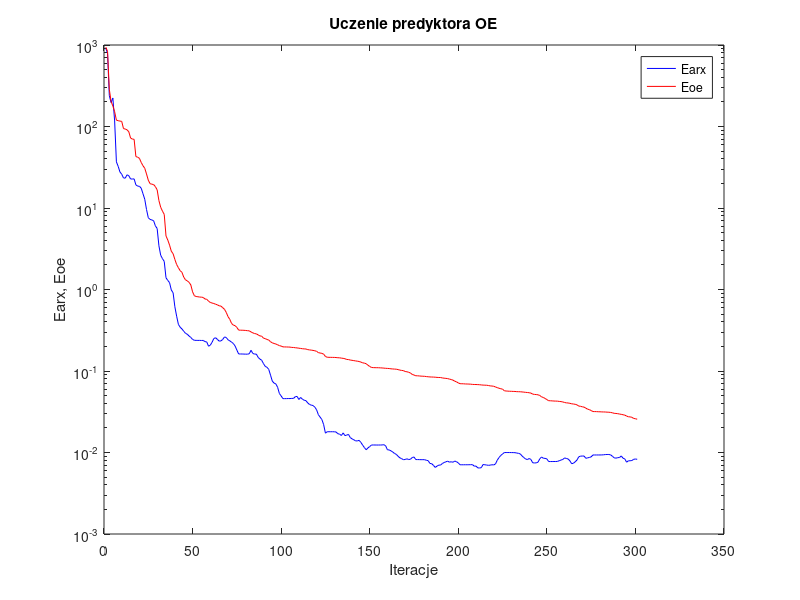
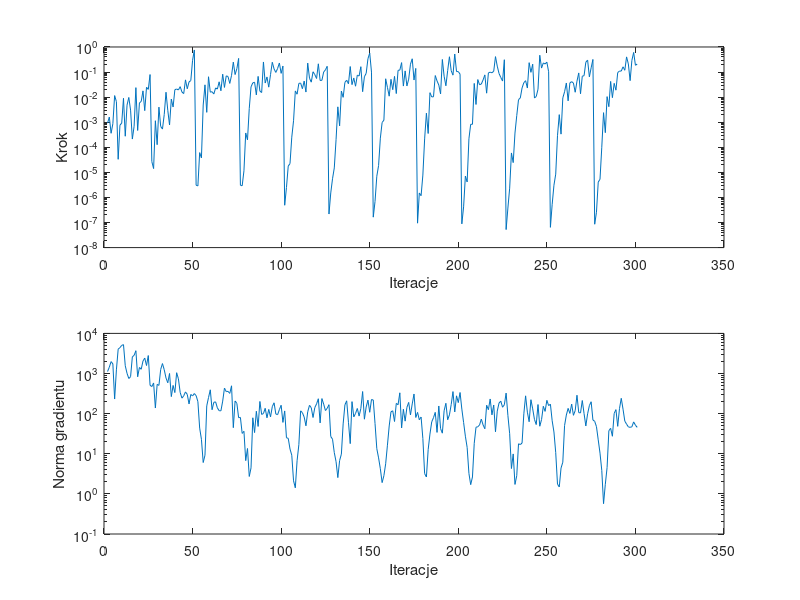

Write MATLAB code to recreate these figures, in order.
%uczenie predyktora oe
clear all;
n=0; farx(n+1)=9.129633e+002; foe(n+1)=9.392417e+002; wspucz(n+1)=0.000000e+000; ng(n+1)=0.000000e+000;
%odnowa zmiennej metryki
n=1; farx(n+1)=7.907984e+002; foe(n+1)=8.365696e+002; krok(n+1)=9.152390e-004; ng(n+1)=1.120942e+003;
n=2; farx(n+1)=2.386701e+002; foe(n+1)=2.856625e+002; krok(n+1)=1.612540e-003; ng(n+1)=1.438202e+003;
n=3; farx(n+1)=1.967987e+002; foe(n+1)=2.023692e+002; krok(n+1)=3.620082e-004; ng(n+1)=1.981396e+003;
n=4; farx(n+1)=2.237975e+002; foe(n+1)=1.786110e+002; krok(n+1)=8.713055e-004; ng(n+1)=1.739904e+003;
n=5; farx(n+1)=1.170350e+002; foe(n+1)=1.519295e+002; krok(n+1)=1.153579e-002; ng(n+1)=2.311972e+002;
n=6; farx(n+1)=3.682666e+001; foe(n+1)=1.195319e+002; krok(n+1)=6.607631e-003; ng(n+1)=1.235993e+003;
n=7; farx(n+1)=3.243489e+001; foe(n+1)=1.179406e+002; krok(n+1)=3.318147e-005; ng(n+1)=4.057969e+003;
n=8; farx(n+1)=2.767870e+001; foe(n+1)=1.164846e+002; krok(n+1)=7.648589e-004; ng(n+1)=4.418146e+003;
n=9; farx(n+1)=2.597445e+001; foe(n+1)=1.156216e+002; krok(n+1)=9.232346e-004; ng(n+1)=5.029872e+003;
n=10; farx(n+1)=2.338144e+001; foe(n+1)=9.427835e+001; krok(n+1)=9.010365e-003; ng(n+1)=5.245794e+003;
n=11; farx(n+1)=2.324469e+001; foe(n+1)=9.313307e+001; krok(n+1)=2.762358e-004; ng(n+1)=1.561504e+003;
n=12; farx(n+1)=2.555394e+001; foe(n+1)=9.107994e+001; krok(n+1)=4.806036e-003; ng(n+1)=1.010918e+003;
n=13; farx(n+1)=2.490945e+001; foe(n+1)=8.619552e+001; krok(n+1)=9.725768e-003; ng(n+1)=7.516197e+002;
n=14; farx(n+1)=2.271482e+001; foe(n+1)=7.221563e+001; krok(n+1)=3.035901e-003; ng(n+1)=8.344308e+002;
n=15; farx(n+1)=2.266593e+001; foe(n+1)=7.014615e+001; krok(n+1)=2.130969e-004; ng(n+1)=2.601044e+003;
n=16; farx(n+1)=2.276503e+001; foe(n+1)=6.961845e+001; krok(n+1)=6.935224e-004; ng(n+1)=2.842983e+003;
n=17; farx(n+1)=1.922096e+001; foe(n+1)=4.271833e+001; krok(n+1)=2.392360e-002; ng(n+1)=3.703291e+003;
n=18; farx(n+1)=1.855291e+001; foe(n+1)=4.205470e+001; krok(n+1)=4.689376e-004; ng(n+1)=8.292500e+002;
n=19; farx(n+1)=1.846933e+001; foe(n+1)=4.068586e+001; krok(n+1)=5.906887e-003; ng(n+1)=1.415291e+003;
n=20; farx(n+1)=1.751105e+001; foe(n+1)=3.623694e+001; krok(n+1)=6.728198e-003; ng(n+1)=1.275480e+003;
n=21; farx(n+1)=1.497916e+001; foe(n+1)=3.304315e+001; krok(n+1)=1.778972e-002; ng(n+1)=2.043085e+003;
n=22; farx(n+1)=1.281159e+001; foe(n+1)=3.075170e+001; krok(n+1)=2.896066e-003; ng(n+1)=2.420782e+003;
n=23; farx(n+1)=9.584447e+000; foe(n+1)=2.616581e+001; krok(n+1)=2.476948e-002; ng(n+1)=1.581678e+003;
n=24; farx(n+1)=7.600158e+000; foe(n+1)=2.195064e+001; krok(n+1)=2.038894e-002; ng(n+1)=2.805252e+003;
n=25; farx(n+1)=7.249654e+000; foe(n+1)=1.988906e+001; krok(n+1)=7.959957e-002; ng(n+1)=5.100798e+002;
%odnowa zmiennej metryki
n=26; farx(n+1)=7.131408e+000; foe(n+1)=1.959503e+001; krok(n+1)=2.697415e-005; ng(n+1)=4.722946e+002;
n=27; farx(n+1)=6.987253e+000; foe(n+1)=1.938309e+001; krok(n+1)=1.416371e-005; ng(n+1)=5.815191e+002;
n=28; farx(n+1)=6.042184e+000; foe(n+1)=1.829593e+001; krok(n+1)=1.146661e-003; ng(n+1)=1.380812e+002;
n=29; farx(n+1)=5.606716e+000; foe(n+1)=1.671848e+001; krok(n+1)=1.270135e-004; ng(n+1)=5.362040e+002;
n=30; farx(n+1)=3.437931e+000; foe(n+1)=1.232719e+001; krok(n+1)=3.996730e-003; ng(n+1)=5.061243e+002;
n=31; farx(n+1)=2.630114e+000; foe(n+1)=1.020905e+001; krok(n+1)=6.791933e-004; ng(n+1)=1.263779e+003;
n=32; farx(n+1)=2.392393e+000; foe(n+1)=9.152394e+000; krok(n+1)=5.324041e-004; ng(n+1)=1.770904e+003;
n=33; farx(n+1)=2.211977e+000; foe(n+1)=8.349155e+000; krok(n+1)=2.018307e-003; ng(n+1)=1.242283e+003;
n=34; farx(n+1)=1.391857e+000; foe(n+1)=4.537827e+000; krok(n+1)=1.569591e-002; ng(n+1)=7.735568e+002;
n=35; farx(n+1)=1.293189e+000; foe(n+1)=4.047155e+000; krok(n+1)=2.983603e-003; ng(n+1)=5.877296e+002;
n=36; farx(n+1)=1.214928e+000; foe(n+1)=3.507515e+000; krok(n+1)=7.741729e-004; ng(n+1)=1.003048e+003;
n=37; farx(n+1)=9.856012e-001; foe(n+1)=2.948260e+000; krok(n+1)=8.383236e-003; ng(n+1)=2.659272e+002;
n=38; farx(n+1)=9.129590e-001; foe(n+1)=2.751653e+000; krok(n+1)=4.049572e-003; ng(n+1)=5.049605e+002;
n=39; farx(n+1)=6.142384e-001; foe(n+1)=2.337646e+000; krok(n+1)=1.982937e-002; ng(n+1)=3.347918e+002;
n=40; farx(n+1)=4.707266e-001; foe(n+1)=2.025879e+000; krok(n+1)=2.107682e-002; ng(n+1)=1.047667e+003;
n=41; farx(n+1)=3.730531e-001; foe(n+1)=1.850035e+000; krok(n+1)=1.931884e-002; ng(n+1)=7.378673e+002;
n=42; farx(n+1)=3.441559e-001; foe(n+1)=1.700052e+000; krok(n+1)=2.617232e-002; ng(n+1)=3.385184e+002;
n=43; farx(n+1)=3.280742e-001; foe(n+1)=1.626379e+000; krok(n+1)=1.601914e-002; ng(n+1)=2.431635e+002;
n=44; farx(n+1)=3.077435e-001; foe(n+1)=1.420351e+000; krok(n+1)=1.382426e-002; ng(n+1)=2.788721e+002;
n=45; farx(n+1)=2.900346e-001; foe(n+1)=1.314358e+000; krok(n+1)=4.880471e-002; ng(n+1)=3.480230e+002;
n=46; farx(n+1)=2.825464e-001; foe(n+1)=1.276953e+000; krok(n+1)=2.156300e-002; ng(n+1)=3.018217e+002;
n=47; farx(n+1)=2.690664e-001; foe(n+1)=1.224997e+000; krok(n+1)=4.048730e-002; ng(n+1)=1.743759e+002;
n=48; farx(n+1)=2.581123e-001; foe(n+1)=1.139161e+000; krok(n+1)=4.568872e-002; ng(n+1)=3.005327e+002;
n=49; farx(n+1)=2.440906e-001; foe(n+1)=9.363399e-001; krok(n+1)=2.951161e-001; ng(n+1)=2.760760e+002;
n=50; farx(n+1)=2.381704e-001; foe(n+1)=8.396293e-001; krok(n+1)=7.610808e-001; ng(n+1)=3.166093e+002;
%odnowa zmiennej metryki
n=51; farx(n+1)=2.376068e-001; foe(n+1)=8.206428e-001; krok(n+1)=3.068738e-006; ng(n+1)=2.815702e+002;
n=52; farx(n+1)=2.373275e-001; foe(n+1)=8.150312e-001; krok(n+1)=2.880138e-006; ng(n+1)=1.989607e+002;
n=53; farx(n+1)=2.375128e-001; foe(n+1)=8.073487e-001; krok(n+1)=6.140895e-005; ng(n+1)=4.360963e+001;
n=54; farx(n+1)=2.369174e-001; foe(n+1)=8.060905e-001; krok(n+1)=3.773212e-005; ng(n+1)=2.290537e+001;
n=55; farx(n+1)=2.372926e-001; foe(n+1)=7.980661e-001; krok(n+1)=4.851992e-003; ng(n+1)=6.045995e+000;
n=56; farx(n+1)=2.293928e-001; foe(n+1)=7.648208e-001; krok(n+1)=3.094863e-002; ng(n+1)=9.200756e+000;
n=57; farx(n+1)=2.274157e-001; foe(n+1)=7.581903e-001; krok(n+1)=2.474886e-003; ng(n+1)=1.558746e+002;
n=58; farx(n+1)=2.014266e-001; foe(n+1)=7.194778e-001; krok(n+1)=6.503090e-002; ng(n+1)=2.519790e+002;
n=59; farx(n+1)=2.074754e-001; foe(n+1)=6.936871e-001; krok(n+1)=1.574999e-002; ng(n+1)=3.926766e+002;
n=60; farx(n+1)=2.247967e-001; foe(n+1)=6.825421e-001; krok(n+1)=1.650423e-002; ng(n+1)=1.250461e+002;
n=61; farx(n+1)=2.507238e-001; foe(n+1)=6.727547e-001; krok(n+1)=1.333847e-002; ng(n+1)=1.919433e+002;
n=62; farx(n+1)=2.558229e-001; foe(n+1)=6.597123e-001; krok(n+1)=2.331822e-002; ng(n+1)=1.962806e+002;
n=63; farx(n+1)=2.444942e-001; foe(n+1)=6.486177e-001; krok(n+1)=2.096657e-002; ng(n+1)=1.392499e+002;
n=64; farx(n+1)=2.325576e-001; foe(n+1)=6.314910e-001; krok(n+1)=4.086147e-002; ng(n+1)=1.184915e+002;
n=65; farx(n+1)=2.341161e-001; foe(n+1)=6.254701e-001; krok(n+1)=1.793370e-002; ng(n+1)=1.174790e+002;
n=66; farx(n+1)=2.436416e-001; foe(n+1)=5.988243e-001; krok(n+1)=8.222485e-002; ng(n+1)=2.053105e+002;
n=67; farx(n+1)=2.616323e-001; foe(n+1)=5.720614e-001; krok(n+1)=2.439969e-002; ng(n+1)=4.331855e+002;
n=68; farx(n+1)=2.578619e-001; foe(n+1)=5.243166e-001; krok(n+1)=7.045190e-002; ng(n+1)=3.536181e+002;
n=69; farx(n+1)=2.416574e-001; foe(n+1)=4.652287e-001; krok(n+1)=6.659180e-002; ng(n+1)=3.591795e+002;
n=70; farx(n+1)=2.346236e-001; foe(n+1)=4.309782e-001; krok(n+1)=3.522595e-002; ng(n+1)=3.192311e+002;
n=71; farx(n+1)=2.260264e-001; foe(n+1)=3.838107e-001; krok(n+1)=7.401336e-002; ng(n+1)=4.943738e+002;
n=72; farx(n+1)=2.176029e-001; foe(n+1)=3.660030e-001; krok(n+1)=2.490283e-001; ng(n+1)=4.470496e+001;
n=73; farx(n+1)=2.026907e-001; foe(n+1)=3.596910e-001; krok(n+1)=7.951813e-002; ng(n+1)=2.065769e+002;
n=74; farx(n+1)=1.806943e-001; foe(n+1)=3.427069e-001; krok(n+1)=1.365319e-001; ng(n+1)=1.807475e+002;
n=75; farx(n+1)=1.619275e-001; foe(n+1)=3.177605e-001; krok(n+1)=3.505976e-001; ng(n+1)=7.918706e+001;
%odnowa zmiennej metryki
n=76; farx(n+1)=1.617586e-001; foe(n+1)=3.166945e-001; krok(n+1)=3.054530e-006; ng(n+1)=8.047735e+001;
n=77; farx(n+1)=1.616886e-001; foe(n+1)=3.164820e-001; krok(n+1)=2.920731e-006; ng(n+1)=3.212843e+001;
n=78; farx(n+1)=1.612846e-001; foe(n+1)=3.156652e-001; krok(n+1)=1.155324e-005; ng(n+1)=3.626636e+001;
n=79; farx(n+1)=1.610082e-001; foe(n+1)=3.143184e-001; krok(n+1)=3.729911e-004; ng(n+1)=6.744320e+000;
n=80; farx(n+1)=1.608930e-001; foe(n+1)=3.123982e-001; krok(n+1)=1.984325e-004; ng(n+1)=1.354581e+001;
n=81; farx(n+1)=1.626992e-001; foe(n+1)=3.109311e-001; krok(n+1)=3.550402e-003; ng(n+1)=2.716467e+000;
n=82; farx(n+1)=1.795999e-001; foe(n+1)=3.015263e-001; krok(n+1)=2.580064e-002; ng(n+1)=4.457625e+000;
n=83; farx(n+1)=1.643073e-001; foe(n+1)=2.939173e-001; krok(n+1)=3.710290e-002; ng(n+1)=7.881811e+001;
n=84; farx(n+1)=1.612004e-001; foe(n+1)=2.881149e-001; krok(n+1)=3.941187e-002; ng(n+1)=3.372236e+001;
n=85; farx(n+1)=1.612458e-001; foe(n+1)=2.855675e-001; krok(n+1)=1.226153e-002; ng(n+1)=1.147546e+002;
n=86; farx(n+1)=1.470227e-001; foe(n+1)=2.776182e-001; krok(n+1)=6.722782e-002; ng(n+1)=4.794956e+001;
n=87; farx(n+1)=1.401153e-001; foe(n+1)=2.694010e-001; krok(n+1)=1.741045e-002; ng(n+1)=2.011694e+002;
n=88; farx(n+1)=1.356106e-001; foe(n+1)=2.677287e-001; krok(n+1)=1.526430e-002; ng(n+1)=9.557793e+001;
n=89; farx(n+1)=1.235514e-001; foe(n+1)=2.530408e-001; krok(n+1)=2.525619e-001; ng(n+1)=1.007459e+002;
n=90; farx(n+1)=1.139808e-001; foe(n+1)=2.496768e-001; krok(n+1)=3.651364e-002; ng(n+1)=1.358031e+002;
n=91; farx(n+1)=1.110643e-001; foe(n+1)=2.437510e-001; krok(n+1)=6.385486e-002; ng(n+1)=7.873849e+001;
n=92; farx(n+1)=1.046969e-001; foe(n+1)=2.398581e-001; krok(n+1)=2.502768e-002; ng(n+1)=1.274783e+002;
n=93; farx(n+1)=8.893344e-002; foe(n+1)=2.284228e-001; krok(n+1)=7.919636e-002; ng(n+1)=8.306296e+001;
n=94; farx(n+1)=7.525044e-002; foe(n+1)=2.216105e-001; krok(n+1)=2.461541e-001; ng(n+1)=1.492369e+002;
n=95; farx(n+1)=7.104860e-002; foe(n+1)=2.177255e-001; krok(n+1)=1.336126e-001; ng(n+1)=1.862994e+002;
n=96; farx(n+1)=6.945515e-002; foe(n+1)=2.143174e-001; krok(n+1)=9.676700e-002; ng(n+1)=9.776394e+001;
n=97; farx(n+1)=6.317606e-002; foe(n+1)=2.099485e-001; krok(n+1)=1.390811e-001; ng(n+1)=9.440649e+001;
n=98; farx(n+1)=5.299041e-002; foe(n+1)=2.046923e-001; krok(n+1)=2.301336e-001; ng(n+1)=1.258744e+002;
n=99; farx(n+1)=4.945842e-002; foe(n+1)=2.023878e-001; krok(n+1)=8.877087e-002; ng(n+1)=1.617156e+002;
n=100; farx(n+1)=4.581153e-002; foe(n+1)=1.977829e-001; krok(n+1)=1.738735e-001; ng(n+1)=6.050337e+001;
%odnowa zmiennej metryki
n=101; farx(n+1)=4.582339e-002; foe(n+1)=1.974047e-001; krok(n+1)=4.884882e-007; ng(n+1)=1.168324e+002;
n=102; farx(n+1)=4.583930e-002; foe(n+1)=1.973142e-001; krok(n+1)=2.488118e-006; ng(n+1)=2.500288e+001;
n=103; farx(n+1)=4.593960e-002; foe(n+1)=1.967658e-001; krok(n+1)=1.782680e-005; ng(n+1)=2.427833e+001;
n=104; farx(n+1)=4.589936e-002; foe(n+1)=1.964972e-001; krok(n+1)=2.230894e-005; ng(n+1)=1.310896e+001;
n=105; farx(n+1)=4.610492e-002; foe(n+1)=1.946491e-001; krok(n+1)=2.534717e-004; ng(n+1)=9.210155e+000;
n=106; farx(n+1)=4.614264e-002; foe(n+1)=1.944194e-001; krok(n+1)=1.143778e-003; ng(n+1)=2.114871e+000;
n=107; farx(n+1)=4.841926e-002; foe(n+1)=1.929344e-001; krok(n+1)=1.767909e-002; ng(n+1)=1.415978e+000;
n=108; farx(n+1)=4.877253e-002; foe(n+1)=1.920760e-001; krok(n+1)=1.308616e-002; ng(n+1)=6.723655e+000;
n=109; farx(n+1)=4.471747e-002; foe(n+1)=1.904218e-001; krok(n+1)=3.535818e-002; ng(n+1)=1.691054e+001;
n=110; farx(n+1)=4.736836e-002; foe(n+1)=1.892077e-001; krok(n+1)=3.640360e-002; ng(n+1)=1.173590e+002;
n=111; farx(n+1)=4.511164e-002; foe(n+1)=1.876947e-001; krok(n+1)=2.165649e-002; ng(n+1)=1.056197e+002;
n=112; farx(n+1)=4.377156e-002; foe(n+1)=1.867692e-001; krok(n+1)=4.382471e-002; ng(n+1)=8.205675e+001;
n=113; farx(n+1)=4.328461e-002; foe(n+1)=1.862179e-001; krok(n+1)=1.594192e-002; ng(n+1)=4.972869e+001;
n=114; farx(n+1)=4.057941e-002; foe(n+1)=1.830855e-001; krok(n+1)=2.277746e-001; ng(n+1)=1.111567e+002;
n=115; farx(n+1)=3.887205e-002; foe(n+1)=1.814995e-001; krok(n+1)=5.695205e-002; ng(n+1)=1.612149e+002;
n=116; farx(n+1)=3.812333e-002; foe(n+1)=1.804239e-001; krok(n+1)=3.955695e-002; ng(n+1)=1.404618e+002;
n=117; farx(n+1)=3.772405e-002; foe(n+1)=1.789752e-001; krok(n+1)=1.028419e-001; ng(n+1)=8.013544e+001;
n=118; farx(n+1)=3.603246e-002; foe(n+1)=1.771393e-001; krok(n+1)=7.919636e-002; ng(n+1)=1.416351e+002;
n=119; farx(n+1)=3.346212e-002; foe(n+1)=1.744504e-001; krok(n+1)=5.536470e-002; ng(n+1)=1.751740e+002;
n=120; farx(n+1)=2.913119e-002; foe(n+1)=1.680840e-001; krok(n+1)=2.134155e-001; ng(n+1)=2.350385e+002;
n=121; farx(n+1)=2.716513e-002; foe(n+1)=1.662057e-001; krok(n+1)=4.614317e-002; ng(n+1)=5.874295e+001;
n=122; farx(n+1)=2.536865e-002; foe(n+1)=1.645586e-001; krok(n+1)=4.686838e-002; ng(n+1)=2.373915e+002;
n=123; farx(n+1)=2.194610e-002; foe(n+1)=1.609215e-001; krok(n+1)=1.001107e-001; ng(n+1)=1.730067e+002;
n=124; farx(n+1)=1.726715e-002; foe(n+1)=1.508045e-001; krok(n+1)=1.228837e-001; ng(n+1)=1.195026e+002;
n=125; farx(n+1)=1.798509e-002; foe(n+1)=1.475199e-001; krok(n+1)=1.694093e-001; ng(n+1)=1.358411e+002;
%odnowa zmiennej metryki
n=126; farx(n+1)=1.797915e-002; foe(n+1)=1.471583e-001; krok(n+1)=2.178676e-007; ng(n+1)=1.670578e+002;
n=127; farx(n+1)=1.797939e-002; foe(n+1)=1.470989e-001; krok(n+1)=1.507107e-006; ng(n+1)=2.695062e+001;
n=128; farx(n+1)=1.798834e-002; foe(n+1)=1.469163e-001; krok(n+1)=5.549304e-006; ng(n+1)=2.308914e+001;
n=129; farx(n+1)=1.795805e-002; foe(n+1)=1.467877e-001; krok(n+1)=1.507081e-005; ng(n+1)=1.068468e+001;
n=130; farx(n+1)=1.786708e-002; foe(n+1)=1.463060e-001; krok(n+1)=2.025153e-004; ng(n+1)=6.341945e+000;
n=131; farx(n+1)=1.701536e-002; foe(n+1)=1.454575e-001; krok(n+1)=4.101231e-003; ng(n+1)=2.545201e+000;
n=132; farx(n+1)=1.679439e-002; foe(n+1)=1.452276e-001; krok(n+1)=7.139873e-004; ng(n+1)=6.774169e+000;
n=133; farx(n+1)=1.616260e-002; foe(n+1)=1.438799e-001; krok(n+1)=1.750226e-002; ng(n+1)=9.784511e+000;
n=134; farx(n+1)=1.740563e-002; foe(n+1)=1.429540e-001; krok(n+1)=9.824309e-003; ng(n+1)=5.554285e+001;
n=135; farx(n+1)=1.611539e-002; foe(n+1)=1.414989e-001; krok(n+1)=3.890307e-002; ng(n+1)=1.661366e+002;
n=136; farx(n+1)=1.635435e-002; foe(n+1)=1.384698e-001; krok(n+1)=4.715694e-002; ng(n+1)=2.087125e+002;
n=137; farx(n+1)=1.669012e-002; foe(n+1)=1.382439e-001; krok(n+1)=3.411686e-002; ng(n+1)=6.076527e+001;
n=138; farx(n+1)=1.526043e-002; foe(n+1)=1.362961e-001; krok(n+1)=1.662031e-001; ng(n+1)=1.789347e+001;
n=139; farx(n+1)=1.472008e-002; foe(n+1)=1.352651e-001; krok(n+1)=3.153338e-002; ng(n+1)=1.991669e+002;
n=140; farx(n+1)=1.434286e-002; foe(n+1)=1.341432e-001; krok(n+1)=5.801457e-002; ng(n+1)=8.300407e+001;
n=141; farx(n+1)=1.389776e-002; foe(n+1)=1.330165e-001; krok(n+1)=2.727640e-002; ng(n+1)=1.012287e+002;
n=142; farx(n+1)=1.387280e-002; foe(n+1)=1.319490e-001; krok(n+1)=7.542765e-002; ng(n+1)=1.345913e+002;
n=143; farx(n+1)=1.410162e-002; foe(n+1)=1.308158e-001; krok(n+1)=6.935426e-002; ng(n+1)=8.685844e+001;
n=144; farx(n+1)=1.331796e-002; foe(n+1)=1.286285e-001; krok(n+1)=1.638325e-001; ng(n+1)=1.347627e+002;
n=145; farx(n+1)=1.232756e-002; foe(n+1)=1.260997e-001; krok(n+1)=1.650423e-002; ng(n+1)=3.556723e+002;
n=146; farx(n+1)=1.149472e-002; foe(n+1)=1.248163e-001; krok(n+1)=6.539800e-002; ng(n+1)=7.268991e+001;
n=147; farx(n+1)=1.080336e-002; foe(n+1)=1.228101e-001; krok(n+1)=8.877087e-002; ng(n+1)=1.460812e+002;
n=148; farx(n+1)=1.138803e-002; foe(n+1)=1.177833e-001; krok(n+1)=3.403631e-001; ng(n+1)=2.173772e+002;
n=149; farx(n+1)=1.183045e-002; foe(n+1)=1.136676e-001; krok(n+1)=5.725819e-001; ng(n+1)=1.081744e+002;
n=150; farx(n+1)=1.236209e-002; foe(n+1)=1.105321e-001; krok(n+1)=9.946858e-002; ng(n+1)=2.248484e+002;
%odnowa zmiennej metryki
n=151; farx(n+1)=1.236377e-002; foe(n+1)=1.100308e-001; krok(n+1)=1.637151e-007; ng(n+1)=2.189658e+002;
n=152; farx(n+1)=1.236339e-002; foe(n+1)=1.098495e-001; krok(n+1)=6.939403e-007; ng(n+1)=5.675672e+001;
n=153; farx(n+1)=1.234772e-002; foe(n+1)=1.097586e-001; krok(n+1)=7.010971e-006; ng(n+1)=1.339153e+001;
n=154; farx(n+1)=1.235630e-002; foe(n+1)=1.096879e-001; krok(n+1)=1.864430e-005; ng(n+1)=7.903847e+000;
n=155; farx(n+1)=1.236032e-002; foe(n+1)=1.092798e-001; krok(n+1)=2.317024e-004; ng(n+1)=4.231024e+000;
n=156; farx(n+1)=1.237493e-002; foe(n+1)=1.090308e-001; krok(n+1)=9.751354e-004; ng(n+1)=1.909808e+000;
n=157; farx(n+1)=1.247055e-002; foe(n+1)=1.084403e-001; krok(n+1)=1.204607e-003; ng(n+1)=2.840120e+000;
n=158; farx(n+1)=1.208558e-002; foe(n+1)=1.079471e-001; krok(n+1)=5.401650e-002; ng(n+1)=5.620659e+000;
n=159; farx(n+1)=1.079174e-002; foe(n+1)=1.075824e-001; krok(n+1)=2.452306e-002; ng(n+1)=1.633985e+001;
n=160; farx(n+1)=1.075868e-002; foe(n+1)=1.072643e-001; krok(n+1)=1.091588e-002; ng(n+1)=4.935704e+001;
n=161; farx(n+1)=1.047961e-002; foe(n+1)=1.063633e-001; krok(n+1)=5.142093e-002; ng(n+1)=1.111260e+002;
n=162; farx(n+1)=1.013611e-002; foe(n+1)=1.059726e-001; krok(n+1)=1.981414e-002; ng(n+1)=1.177264e+002;
n=163; farx(n+1)=9.737188e-003; foe(n+1)=1.055245e-001; krok(n+1)=6.721749e-002; ng(n+1)=6.366388e+001;
n=164; farx(n+1)=9.491897e-003; foe(n+1)=1.052339e-001; krok(n+1)=1.389524e-002; ng(n+1)=1.803076e+002;
n=165; farx(n+1)=8.989893e-003; foe(n+1)=1.040741e-001; krok(n+1)=1.171506e-001; ng(n+1)=1.665618e+002;
n=166; farx(n+1)=8.607353e-003; foe(n+1)=1.025918e-001; krok(n+1)=1.197092e-001; ng(n+1)=3.304779e+002;
n=167; farx(n+1)=8.414738e-003; foe(n+1)=1.016445e-001; krok(n+1)=2.381694e-001; ng(n+1)=4.399163e+001;
n=168; farx(n+1)=8.157931e-003; foe(n+1)=1.011623e-001; krok(n+1)=2.764852e-002; ng(n+1)=1.289243e+002;
n=169; farx(n+1)=8.211833e-003; foe(n+1)=9.863479e-002; krok(n+1)=1.111619e-001; ng(n+1)=6.504378e+001;
n=170; farx(n+1)=8.370322e-003; foe(n+1)=9.786993e-002; krok(n+1)=2.788265e-002; ng(n+1)=1.436379e+002;
n=171; farx(n+1)=8.197177e-003; foe(n+1)=9.646022e-002; krok(n+1)=5.221283e-002; ng(n+1)=1.905449e+002;
n=172; farx(n+1)=8.268476e-003; foe(n+1)=9.449155e-002; krok(n+1)=2.064051e-001; ng(n+1)=9.279743e+001;
n=173; farx(n+1)=8.668890e-003; foe(n+1)=9.076409e-002; krok(n+1)=3.388186e-001; ng(n+1)=1.748295e+002;
n=174; farx(n+1)=8.813005e-003; foe(n+1)=8.926774e-002; krok(n+1)=4.818488e-002; ng(n+1)=3.086192e+002;
n=175; farx(n+1)=8.189809e-003; foe(n+1)=8.744671e-002; krok(n+1)=1.400181e-001; ng(n+1)=8.028497e+001;
%odnowa zmiennej metryki
n=176; farx(n+1)=8.189473e-003; foe(n+1)=8.734980e-002; krok(n+1)=9.419419e-008; ng(n+1)=1.073942e+002;
n=177; farx(n+1)=8.180022e-003; foe(n+1)=8.696049e-002; krok(n+1)=1.507107e-006; ng(n+1)=7.039502e+001;
n=178; farx(n+1)=8.165126e-003; foe(n+1)=8.652199e-002; krok(n+1)=1.174108e-006; ng(n+1)=8.229052e+001;
n=179; farx(n+1)=8.169654e-003; foe(n+1)=8.625974e-002; krok(n+1)=7.794783e-006; ng(n+1)=2.396932e+001;
n=180; farx(n+1)=8.162278e-003; foe(n+1)=8.608512e-002; krok(n+1)=2.160041e-004; ng(n+1)=3.202028e+000;
n=181; farx(n+1)=8.026272e-003; foe(n+1)=8.538510e-002; krok(n+1)=2.293768e-003; ng(n+1)=2.634922e+000;
n=182; farx(n+1)=7.937816e-003; foe(n+1)=8.500253e-002; krok(n+1)=3.550621e-004; ng(n+1)=1.272399e+001;
n=183; farx(n+1)=7.339150e-003; foe(n+1)=8.452121e-002; krok(n+1)=1.506159e-002; ng(n+1)=3.090833e+001;
n=184; farx(n+1)=7.292764e-003; foe(n+1)=8.437118e-002; krok(n+1)=1.021537e-002; ng(n+1)=6.228343e+001;
n=185; farx(n+1)=6.942117e-003; foe(n+1)=8.419806e-002; krok(n+1)=1.033570e-002; ng(n+1)=7.938233e+001;
n=186; farx(n+1)=6.559517e-003; foe(n+1)=8.392107e-002; krok(n+1)=7.262643e-002; ng(n+1)=1.076817e+002;
n=187; farx(n+1)=6.806369e-003; foe(n+1)=8.348409e-002; krok(n+1)=4.438543e-002; ng(n+1)=3.404157e+001;
n=188; farx(n+1)=7.004008e-003; foe(n+1)=8.324213e-002; krok(n+1)=3.037029e-002; ng(n+1)=1.551396e+002;
n=189; farx(n+1)=7.009374e-003; foe(n+1)=8.317478e-002; krok(n+1)=1.345640e-002; ng(n+1)=4.229994e+001;
n=190; farx(n+1)=7.326749e-003; foe(n+1)=8.223405e-002; krok(n+1)=3.177166e-001; ng(n+1)=3.260308e+001;
n=191; farx(n+1)=7.531435e-003; foe(n+1)=8.162687e-002; krok(n+1)=6.808455e-002; ng(n+1)=1.182925e+002;
n=192; farx(n+1)=7.688812e-003; foe(n+1)=8.120291e-002; krok(n+1)=2.835564e-002; ng(n+1)=1.812649e+002;
n=193; farx(n+1)=7.836954e-003; foe(n+1)=8.068397e-002; krok(n+1)=1.138873e-001; ng(n+1)=7.044630e+001;
n=194; farx(n+1)=7.607572e-003; foe(n+1)=7.955093e-002; krok(n+1)=4.079802e-001; ng(n+1)=9.325018e+001;
n=195; farx(n+1)=7.702694e-003; foe(n+1)=7.860111e-002; krok(n+1)=1.134226e-001; ng(n+1)=1.684752e+002;
n=196; farx(n+1)=7.590928e-003; foe(n+1)=7.722452e-002; krok(n+1)=7.533713e-002; ng(n+1)=3.545428e+002;
n=197; farx(n+1)=7.849914e-003; foe(n+1)=7.500029e-002; krok(n+1)=5.242150e-001; ng(n+1)=1.103704e+002;
n=198; farx(n+1)=7.710806e-003; foe(n+1)=7.357608e-002; krok(n+1)=1.046893e-001; ng(n+1)=2.778752e+002;
n=199; farx(n+1)=7.449054e-003; foe(n+1)=7.144736e-002; krok(n+1)=1.042976e-001; ng(n+1)=1.883979e+002;
n=200; farx(n+1)=7.070156e-003; foe(n+1)=6.987515e-002; krok(n+1)=8.276012e-002; ng(n+1)=3.363912e+002;
%odnowa zmiennej metryki
n=201; farx(n+1)=7.070263e-003; foe(n+1)=6.976753e-002; krok(n+1)=8.842973e-008; ng(n+1)=1.298555e+002;
n=202; farx(n+1)=7.070628e-003; foe(n+1)=6.966072e-002; krok(n+1)=4.204093e-007; ng(n+1)=6.006503e+001;
n=203; farx(n+1)=7.075518e-003; foe(n+1)=6.933582e-002; krok(n+1)=7.122056e-006; ng(n+1)=2.739537e+001;
n=204; farx(n+1)=7.071163e-003; foe(n+1)=6.927953e-002; krok(n+1)=4.142305e-006; ng(n+1)=1.437211e+001;
n=205; farx(n+1)=7.080937e-003; foe(n+1)=6.910860e-002; krok(n+1)=2.181551e-004; ng(n+1)=3.241043e+000;
n=206; farx(n+1)=7.085288e-003; foe(n+1)=6.893439e-002; krok(n+1)=8.259539e-004; ng(n+1)=1.699331e+000;
n=207; farx(n+1)=7.099663e-003; foe(n+1)=6.848834e-002; krok(n+1)=8.259539e-004; ng(n+1)=2.637816e+000;
n=208; farx(n+1)=6.801493e-003; foe(n+1)=6.831987e-002; krok(n+1)=3.526755e-002; ng(n+1)=1.818130e+001;
n=209; farx(n+1)=6.812579e-003; foe(n+1)=6.825625e-002; krok(n+1)=5.097234e-003; ng(n+1)=4.582857e+001;
n=210; farx(n+1)=6.478933e-003; foe(n+1)=6.808173e-002; krok(n+1)=5.026729e-002; ng(n+1)=4.703901e+001;
n=211; farx(n+1)=6.451695e-003; foe(n+1)=6.790120e-002; krok(n+1)=3.112854e-002; ng(n+1)=5.215990e+001;
n=212; farx(n+1)=6.516384e-003; foe(n+1)=6.745369e-002; krok(n+1)=3.329590e-002; ng(n+1)=7.306517e+001;
n=213; farx(n+1)=7.130625e-003; foe(n+1)=6.716403e-002; krok(n+1)=4.879939e-002; ng(n+1)=5.232723e+001;
n=214; farx(n+1)=7.070300e-003; foe(n+1)=6.697681e-002; krok(n+1)=7.709486e-002; ng(n+1)=4.199972e+001;
n=215; farx(n+1)=7.017962e-003; foe(n+1)=6.688589e-002; krok(n+1)=1.438322e-002; ng(n+1)=1.620211e+002;
n=216; farx(n+1)=6.964732e-003; foe(n+1)=6.638073e-002; krok(n+1)=9.267410e-002; ng(n+1)=1.253270e+002;
n=217; farx(n+1)=6.995717e-003; foe(n+1)=6.569015e-002; krok(n+1)=9.907791e-002; ng(n+1)=2.321962e+002;
n=218; farx(n+1)=7.079912e-003; foe(n+1)=6.537390e-002; krok(n+1)=9.359461e-002; ng(n+1)=9.321796e+001;
n=219; farx(n+1)=7.032506e-003; foe(n+1)=6.503304e-002; krok(n+1)=1.077557e-001; ng(n+1)=1.639772e+002;
n=220; farx(n+1)=7.240920e-003; foe(n+1)=6.366845e-002; krok(n+1)=4.128102e-001; ng(n+1)=3.528873e+001;
n=221; farx(n+1)=8.050528e-003; foe(n+1)=6.255342e-002; krok(n+1)=1.722157e-001; ng(n+1)=1.157462e+002;
n=222; farx(n+1)=8.678120e-003; foe(n+1)=6.140273e-002; krok(n+1)=8.764941e-002; ng(n+1)=1.838686e+002;
n=223; farx(n+1)=9.217684e-003; foe(n+1)=6.058550e-002; krok(n+1)=6.079450e-002; ng(n+1)=2.042619e+002;
n=224; farx(n+1)=9.591421e-003; foe(n+1)=5.987331e-002; krok(n+1)=4.382471e-002; ng(n+1)=1.444347e+002;
n=225; farx(n+1)=9.992640e-003; foe(n+1)=5.721089e-002; krok(n+1)=3.105531e-001; ng(n+1)=1.665933e+002;
%odnowa zmiennej metryki
n=226; farx(n+1)=9.991869e-003; foe(n+1)=5.683452e-002; krok(n+1)=5.232212e-008; ng(n+1)=3.250175e+002;
n=227; farx(n+1)=9.991069e-003; foe(n+1)=5.660171e-002; krok(n+1)=3.772242e-007; ng(n+1)=9.047438e+001;
n=228; farx(n+1)=9.986951e-003; foe(n+1)=5.644284e-002; krok(n+1)=2.347102e-006; ng(n+1)=3.158649e+001;
n=229; farx(n+1)=9.979456e-003; foe(n+1)=5.633621e-002; krok(n+1)=5.947814e-005; ng(n+1)=4.278252e+000;
n=230; farx(n+1)=9.971352e-003; foe(n+1)=5.617388e-002; krok(n+1)=2.449700e-005; ng(n+1)=9.909949e+000;
n=231; farx(n+1)=9.950901e-003; foe(n+1)=5.612627e-002; krok(n+1)=3.697205e-004; ng(n+1)=1.720176e+000;
n=232; farx(n+1)=9.853131e-003; foe(n+1)=5.578412e-002; krok(n+1)=1.830478e-003; ng(n+1)=2.839746e+000;
n=233; farx(n+1)=9.763425e-003; foe(n+1)=5.571810e-002; krok(n+1)=7.947193e-003; ng(n+1)=1.772719e+001;
n=234; farx(n+1)=9.603207e-003; foe(n+1)=5.562074e-002; krok(n+1)=9.267996e-003; ng(n+1)=1.691929e+001;
n=235; farx(n+1)=9.078525e-003; foe(n+1)=5.538317e-002; krok(n+1)=2.319637e-002; ng(n+1)=1.853220e+001;
n=236; farx(n+1)=8.664739e-003; foe(n+1)=5.505303e-002; krok(n+1)=3.769903e-002; ng(n+1)=9.896090e+001;
n=237; farx(n+1)=8.332978e-003; foe(n+1)=5.471258e-002; krok(n+1)=4.530245e-002; ng(n+1)=2.777315e+002;
n=238; farx(n+1)=8.189670e-003; foe(n+1)=5.446040e-002; krok(n+1)=2.307159e-002; ng(n+1)=1.087706e+002;
n=239; farx(n+1)=8.440361e-003; foe(n+1)=5.413813e-002; krok(n+1)=2.370960e-001; ng(n+1)=6.282422e+001;
n=240; farx(n+1)=8.216966e-003; foe(n+1)=5.354167e-002; krok(n+1)=9.759878e-002; ng(n+1)=2.224515e+002;
n=241; farx(n+1)=7.479374e-003; foe(n+1)=5.207046e-002; krok(n+1)=2.064051e-001; ng(n+1)=1.316772e+002;
n=242; farx(n+1)=7.445693e-003; foe(n+1)=5.159574e-002; krok(n+1)=9.210884e-003; ng(n+1)=7.169861e+001;
n=243; farx(n+1)=7.464069e-003; foe(n+1)=5.140534e-002; krok(n+1)=1.056509e-002; ng(n+1)=5.343625e+001;
n=244; farx(n+1)=7.608325e-003; foe(n+1)=5.105928e-002; krok(n+1)=2.069473e-002; ng(n+1)=1.686490e+002;
n=245; farx(n+1)=8.362413e-003; foe(n+1)=5.007207e-002; krok(n+1)=4.686024e-001; ng(n+1)=4.854817e+001;
n=246; farx(n+1)=8.803917e-003; foe(n+1)=4.820362e-002; krok(n+1)=1.441658e-001; ng(n+1)=7.111150e+001;
n=247; farx(n+1)=8.512003e-003; foe(n+1)=4.734233e-002; krok(n+1)=2.317569e-001; ng(n+1)=1.526764e+002;
n=248; farx(n+1)=8.469168e-003; foe(n+1)=4.605750e-002; krok(n+1)=2.097829e-001; ng(n+1)=1.138170e+002;
n=249; farx(n+1)=8.349786e-003; foe(n+1)=4.457306e-002; krok(n+1)=2.476508e-001; ng(n+1)=2.147234e+002;
n=250; farx(n+1)=7.747496e-003; foe(n+1)=4.323232e-002; krok(n+1)=1.031518e-001; ng(n+1)=1.585377e+002;
%odnowa zmiennej metryki
n=251; farx(n+1)=7.747331e-003; foe(n+1)=4.312797e-002; krok(n+1)=6.421690e-008; ng(n+1)=1.723072e+002;
n=252; farx(n+1)=7.747653e-003; foe(n+1)=4.299377e-002; krok(n+1)=5.341266e-007; ng(n+1)=6.623702e+001;
n=253; farx(n+1)=7.753980e-003; foe(n+1)=4.280009e-002; krok(n+1)=3.073987e-006; ng(n+1)=3.484462e+001;
n=254; farx(n+1)=7.754203e-003; foe(n+1)=4.273410e-002; krok(n+1)=8.500298e-006; ng(n+1)=1.067362e+001;
n=255; farx(n+1)=7.773997e-003; foe(n+1)=4.266272e-002; krok(n+1)=2.898664e-004; ng(n+1)=1.755834e+000;
n=256; farx(n+1)=7.936731e-003; foe(n+1)=4.233424e-002; krok(n+1)=2.005784e-003; ng(n+1)=1.487586e+000;
n=257; farx(n+1)=8.078992e-003; foe(n+1)=4.214255e-002; krok(n+1)=3.348253e-004; ng(n+1)=4.399807e+000;
n=258; farx(n+1)=8.219120e-003; foe(n+1)=4.171151e-002; krok(n+1)=9.296334e-003; ng(n+1)=6.156452e+000;
n=259; farx(n+1)=8.579256e-003; foe(n+1)=4.109795e-002; krok(n+1)=1.634950e-002; ng(n+1)=5.068346e+001;
n=260; farx(n+1)=8.452183e-003; foe(n+1)=4.065000e-002; krok(n+1)=3.670029e-002; ng(n+1)=9.243702e+001;
n=261; farx(n+1)=8.330330e-003; foe(n+1)=4.054110e-002; krok(n+1)=7.119007e-003; ng(n+1)=1.352447e+002;
n=262; farx(n+1)=7.908333e-003; foe(n+1)=4.011605e-002; krok(n+1)=3.712047e-002; ng(n+1)=1.013942e+002;
n=263; farx(n+1)=7.282584e-003; foe(n+1)=3.959120e-002; krok(n+1)=4.138946e-002; ng(n+1)=1.730716e+002;
n=264; farx(n+1)=7.383182e-003; foe(n+1)=3.937675e-002; krok(n+1)=3.640360e-002; ng(n+1)=9.080775e+001;
n=265; farx(n+1)=7.694103e-003; foe(n+1)=3.901129e-002; krok(n+1)=1.567008e-002; ng(n+1)=1.192979e+002;
n=266; farx(n+1)=8.089570e-003; foe(n+1)=3.842503e-002; krok(n+1)=4.331299e-002; ng(n+1)=2.876784e+002;
n=267; farx(n+1)=8.849133e-003; foe(n+1)=3.710448e-002; krok(n+1)=9.228634e-002; ng(n+1)=1.059433e+002;
n=268; farx(n+1)=9.023398e-003; foe(n+1)=3.691838e-002; krok(n+1)=1.363555e-002; ng(n+1)=1.043531e+002;
n=269; farx(n+1)=9.050330e-003; foe(n+1)=3.638285e-002; krok(n+1)=6.864555e-002; ng(n+1)=2.123653e+002;
n=270; farx(n+1)=9.049831e-003; foe(n+1)=3.605035e-002; krok(n+1)=7.142563e-002; ng(n+1)=1.003716e+002;
n=271; farx(n+1)=8.488849e-003; foe(n+1)=3.499130e-002; krok(n+1)=2.476508e-001; ng(n+1)=4.928534e+001;
n=272; farx(n+1)=8.605891e-003; foe(n+1)=3.403229e-002; krok(n+1)=2.994846e-001; ng(n+1)=9.906720e+001;
n=273; farx(n+1)=8.686791e-003; foe(n+1)=3.356966e-002; krok(n+1)=6.444366e-002; ng(n+1)=1.584063e+002;
n=274; farx(n+1)=8.842853e-003; foe(n+1)=3.273515e-002; krok(n+1)=1.481341e-001; ng(n+1)=1.978727e+002;
n=275; farx(n+1)=9.324378e-003; foe(n+1)=3.180588e-002; krok(n+1)=3.185792e-001; ng(n+1)=6.937551e+001;
%odnowa zmiennej metryki
n=276; farx(n+1)=9.324656e-003; foe(n+1)=3.178224e-002; krok(n+1)=8.551342e-008; ng(n+1)=6.442149e+001;
n=277; farx(n+1)=9.324980e-003; foe(n+1)=3.174180e-002; krok(n+1)=2.568676e-007; ng(n+1)=4.742716e+001;
n=278; farx(n+1)=9.327703e-003; foe(n+1)=3.163672e-002; krok(n+1)=4.086209e-006; ng(n+1)=2.219396e+001;
n=279; farx(n+1)=9.329303e-003; foe(n+1)=3.159318e-002; krok(n+1)=5.298884e-006; ng(n+1)=1.037475e+001;
n=280; farx(n+1)=9.338954e-003; foe(n+1)=3.148867e-002; krok(n+1)=1.001340e-004; ng(n+1)=3.854734e+000;
n=281; farx(n+1)=9.375319e-003; foe(n+1)=3.144917e-002; krok(n+1)=2.404573e-003; ng(n+1)=5.698526e-001;
n=282; farx(n+1)=9.432800e-003; foe(n+1)=3.140747e-002; krok(n+1)=3.831728e-004; ng(n+1)=1.736251e+000;
n=283; farx(n+1)=9.453375e-003; foe(n+1)=3.126290e-002; krok(n+1)=1.048565e-002; ng(n+1)=4.543177e+000;
n=284; farx(n+1)=9.458123e-003; foe(n+1)=3.119967e-002; krok(n+1)=4.162174e-003; ng(n+1)=3.771166e+001;
n=285; farx(n+1)=9.354920e-003; foe(n+1)=3.100415e-002; krok(n+1)=4.235232e-002; ng(n+1)=4.299948e+001;
n=286; farx(n+1)=8.996656e-003; foe(n+1)=3.072487e-002; krok(n+1)=9.524551e-003; ng(n+1)=2.729835e+001;
n=287; farx(n+1)=8.609954e-003; foe(n+1)=3.024506e-002; krok(n+1)=3.550149e-002; ng(n+1)=1.012537e+002;
n=288; farx(n+1)=8.516530e-003; foe(n+1)=3.013880e-002; krok(n+1)=1.894771e-002; ng(n+1)=1.257983e+002;
n=289; farx(n+1)=8.652457e-003; foe(n+1)=2.995426e-002; krok(n+1)=9.595947e-002; ng(n+1)=4.826999e+001;
n=290; farx(n+1)=8.667441e-003; foe(n+1)=2.964792e-002; krok(n+1)=1.091672e-001; ng(n+1)=1.338967e+002;
n=291; farx(n+1)=9.078828e-003; foe(n+1)=2.938173e-002; krok(n+1)=1.096649e-001; ng(n+1)=2.410310e+002;
n=292; farx(n+1)=8.507690e-003; foe(n+1)=2.907436e-002; krok(n+1)=1.619492e-001; ng(n+1)=1.290469e+002;
n=293; farx(n+1)=8.344562e-003; foe(n+1)=2.871823e-002; krok(n+1)=1.178633e-001; ng(n+1)=6.511572e+001;
n=294; farx(n+1)=7.606938e-003; foe(n+1)=2.804184e-002; krok(n+1)=4.027995e-001; ng(n+1)=5.475099e+001;
n=295; farx(n+1)=7.905334e-003; foe(n+1)=2.741045e-002; krok(n+1)=2.103304e-001; ng(n+1)=4.679994e+001;
n=296; farx(n+1)=7.920465e-003; foe(n+1)=2.737780e-002; krok(n+1)=4.544795e-002; ng(n+1)=4.549954e+001;
n=297; farx(n+1)=7.976155e-003; foe(n+1)=2.703161e-002; krok(n+1)=2.936023e-001; ng(n+1)=4.709349e+001;
n=298; farx(n+1)=8.245280e-003; foe(n+1)=2.616933e-002; krok(n+1)=6.058278e-001; ng(n+1)=6.229184e+001;
n=299; farx(n+1)=8.327345e-003; foe(n+1)=2.598777e-002; krok(n+1)=1.865458e-001; ng(n+1)=5.154192e+001;
n=300; farx(n+1)=8.247851e-003; foe(n+1)=2.558638e-002; krok(n+1)=2.088513e-001; ng(n+1)=4.548062e+001;

figure; semilogy(farx,'b'); hold on; semilogy(foe,'r'); xlabel('Iteracje'); ylabel('Earx, Eoe'); legend('Earx','Eoe'); title('Uczenie predyktora OE');
figure; subplot(2,1,1); semilogy(krok); xlabel('Iteracje'); ylabel('Krok');
subplot(2,1,2); semilogy(ng); xlabel('Iteracje'); ylabel('Norma gradientu');
Earx=farx(n+1)
Eoe=foe(n+1)
